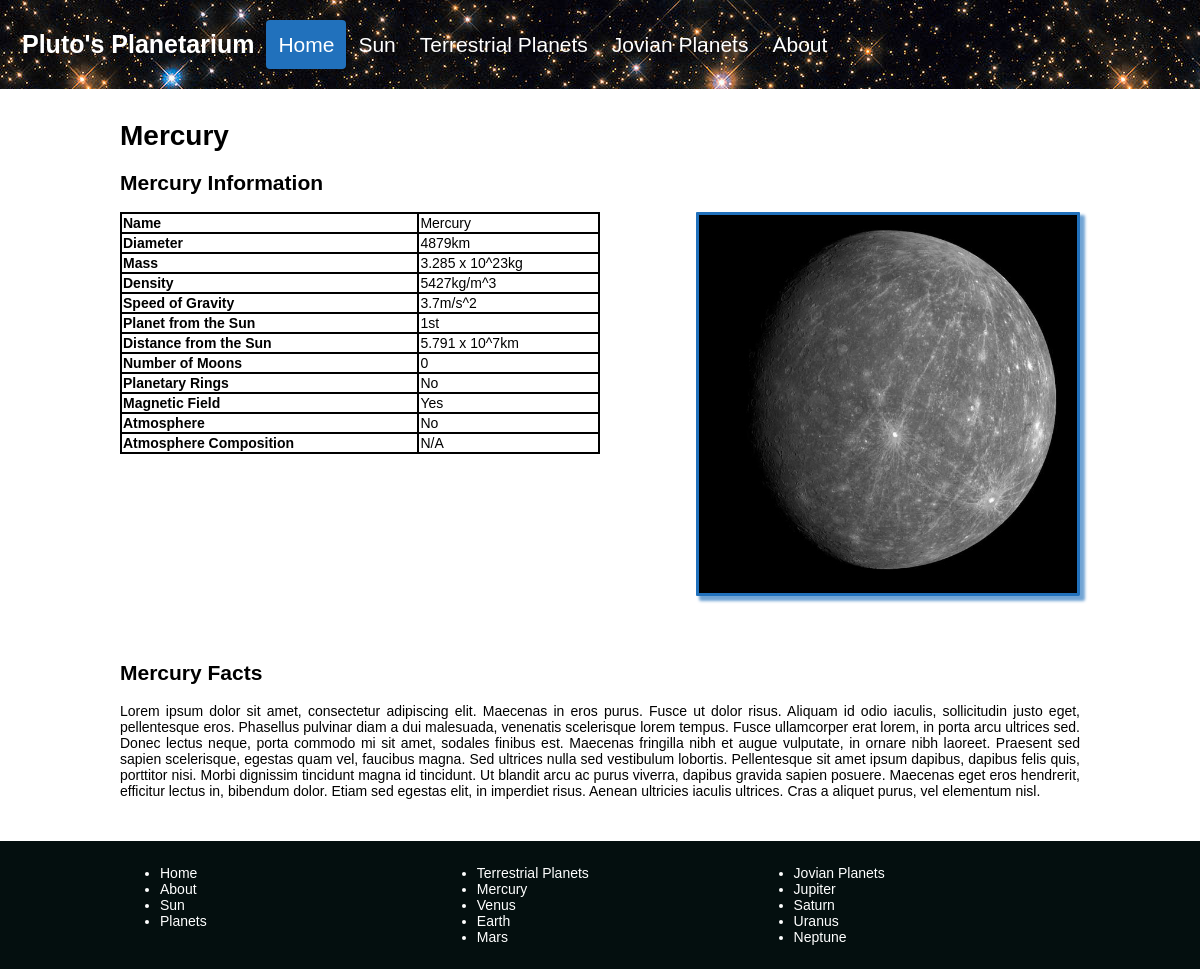
The page /WebPageFiles/Planets.php?Planet=Mercury on the database its author committed.
### tables this page shows
CREATE TABLE `planetstable` (
  `PlanetName` text,
  `PlanetDiameter` text,
  `PlanetMass` text,
  `PlanetDensity` text,
  `PlanetGravity` text,
  `PlanetNumber` text,
  `SunDistance` text,
  `NumberMoon` text,
  `PlanetRings` text,
  `MagneticField` text,
  `PlanetAtmosphere` text,
  `PlanetAtmosphereComposition` text,
  `PlanetMoreFacts` text,
  `PlanetImage` text
);

### WebPageFiles/Planets.php (the view, shortened to what this page needs)
<!DOCTYPE html>
<html lang="en">
<head>
  <link rel="stylesheet" href="./ProjectStyleSheet.css">
</head>
<body>
  <?php include 'navBar.php'; ?>
  <div class="MainText">
  <?php
    if (isset($_GET["Planet"])) {
      $PlanetName = $_GET["Planet"];
      echo "<h1>".$PlanetName."</h1>";
      $username = "Admin_ProjectDataBase";
      $password = "Pluto";
      $dbname = "webdesignprojectdatabase";
      $conn = new mysqli('127.0.0.1', $username, $password, $dbname);
      $sql = "SELECT * FROM planetstable WHERE PlanetName = '$PlanetName'";
      $result = $conn->query($sql);
      $row = $result->fetch_assoc();
      echo "<h2>".$row["PlanetName"]." Information</h2>
      <table class=\"planetTable\">
        <tr>
          <th>Name</th>
          <td>".$row["PlanetName"]."</td>
        </tr>
        <tr>
          <th>Diameter</th>
          <td>".$row["PlanetDiameter"]."</td>
        </tr>
        <tr>
          <th>Mass</th>
          <td>".$row["PlanetMass"]."</td>
        </tr>
        <tr>
          <th>Density</th>
          <td>".$row["PlanetDensity"]."</td>
        </tr>
        <tr>
          <th>Speed of Gravity</th>
          <td>".$row["PlanetGravity"]."</td>
        </tr>
        <tr>
          <th>Planet from the Sun</th>
          <td>".$row["PlanetNumber"]."</td>
        </tr>
        <tr>
          <th>Distance from the Sun</th>
          <td>".$row["SunDistance"]."</td>
        </tr>
        <tr>
          <th>Number of Moons</th>
          <td>".$row["NumberMoon"]."</td>
        </tr>
        <tr>
          <th>Planetary Rings</th>
          <td>".$row["PlanetRings"]."</td>
        </tr>
        <tr>
          <th>Magnetic Field</th>
          <td>".$row["MagneticField"]."</td>
        </tr>
        <tr>
          <th>Atmosphere</th>
          <td>".$row["PlanetAtmosphere"]."</td>
        </tr>
        <tr>
          <th>Atmosphere Composition</th>
          <td>".$row["PlanetAtmosphereComposition"]."</td>
        </tr>
      </table>";
      echo "<div class=\"PlanetPageImageContain\"><img src=".$row["PlanetImage"]." class=\"PlanetPageImage\" alt=\"".$PlanetName." Image\"></div>";
      echo "<br style=\"clear:both;\"><h2>".$row["PlanetName"]." Facts</h2><p>".$row["PlanetMoreFacts"]."</p>";
    }
    else {
      header("Location:./home.php#Planets");
      exit();
    }
  ?>
  </div>
  <?php include 'footerNav.php'; ?>
</body>
</html>

### WebPageFiles/navBar.php (shortened to what this page needs)
<div class="navBar">
  <a href="./Home.php" class="logo">Pluto's Planetarium</a>
  <div class="navBar-left">
    <a class="Home" href="./Home.php">Home</a>
    <a href="./Sun.php">Sun</a>
    <div class="PlanetsDropDown">
      <a href="./Home.php#Planets">Terrestrial Planets</a>
    </div>
    <div class="PlanetsDropDown">
      <a href="./Home.php#Planets">Jovian Planets</a>
    </div>
    <a href="./About.php">About</a>
  </div>
  <br style="clear:both;">
</div>

### WebPageFiles/FooterNav.php
<br style="clear:both;">
<footer class="footerNav">
  <ul>
    <li><a href="./Home.php">Home</a></li>
    <li><a href="./About.php">About</a></li>
    <li><a href="./Sun.php">Sun</a></li>
    <li><a href="./Home.php#Planets">Planets</a></li>
  </ul>
  <ul>
    <li><a href="./Home.php#Planets">Terrestrial Planets</a></li>
    <li><a href="./Planets.php?Planet=Mercury">Mercury</a></li>
    <li><a href="./Planets.php?Planet=Venus">Venus</a></li>
    <li><a href="./Planets.php?Planet=Earth">Earth</a></li>
    <li><a href="./Planets.php?Planet=Mars">Mars</a></li>
  </ul>
  <ul>
    <li><a href="./Home.php#Planets">Jovian Planets</a></li>
    <li><a href="./Planets.php?Planet=Jupiter">Jupiter</a></li>
    <li><a href="./Planets.php?Planet=Saturn">Saturn</a></li>
    <li><a href="./Planets.php?Planet=Uranus">Uranus</a></li>
    <li><a href="./Planets.php?Planet=Neptune">Neptune</a></li>
  </ul>
  <br style="clear:both;">
</footer>

### WebPageFiles/ProjectStyleSheet.css (style rules this page uses)
* { box-sizing: border-box; }
html { font-size: 14px; }
body { margin: 0; font-family: Arial; text-align: justify; width: 100%; }
h1 { font-weight: bold; font-size: 2em; }
.navBar { min-height: 80px; background-image: url("../Media/headerStars.jpg"); background-color: #040F0F; padding: 20px 10px; }
.navBar a { float: left; color: white; text-align: center; padding: 12px; text-decoration: none; font-size: 1.5em; line-height: 25px; border-radius: 4px; }
.navBar a.logo { font-size: 25px; font-weight: bold; }
.navBar a.Home { background-color: #2171BC; color: white; }
.navBar-left a { float: left; }
@media screen and (min-width: 900px) { .PlanetsDropDown { float: left; position: relative; display: inline-block; } }
.MainText { display: block; padding: 1% 10% 1% 10%; }
.footerNav { width: 100%; background-color: #040F0F; color: white; margin: 0; padding: 2% 10% 2% 10%; bottom: 0; }
.footerNav ul { margin: 0; float:left; width: 33%; }
.footerNav a { color: inherit; text-decoration: none; }
.planetTable, th, td { border: 2px solid black; }
.planetTable { border-collapse: collapse; width: 50%; float: left; }
th { text-align: left; }
.PlanetPageImageContain { float: left; padding-left: 10%; padding-bottom: 5%; width: 50%; }
.PlanetPageImage { width: 100%; height: auto; float: left; border: 3px solid #2171BC; border-radius: 1px; box-shadow: 4px 4px 3px 1px #71A4D4; }

### rows shown on the page
planetstable: PlanetName "Mercury", PlanetDiameter "4879km", PlanetMass "3.285 x 10^23kg", PlanetDensity "5427kg/m^3", PlanetGravity "3.7m/s^2", PlanetNumber "1st", SunDistance "5.791 x 10^7km", NumberMoon "0", PlanetRings "No", MagneticField "Yes", PlanetAtmosphere "No", PlanetAtmosphereComposition "N/A", PlanetMoreFacts "Lorem ipsum dolor sit amet, consectetur adipiscing elit. Maecenas in eros purus. Fusce ut dolor risus. Aliquam id odio iaculis, sollicitudin justo eget, pellentesque eros. Phasellus pulvinar diam a dui malesuada, venenatis scelerisque lorem tempus. Fusce ullamcorper erat lorem, in porta arcu ultrices sed. Donec lectus neque, porta commodo mi sit amet, sodales finibus est. Maecenas fringilla nibh et augue vulputate, in ornare nibh laoreet. Praesent sed sapien scelerisque, egestas quam vel, faucibus magna. Sed ultrices nulla sed vestibulum lobortis. Pellentesque sit amet ipsum dapibus, dapibus felis quis, porttitor nisi. Morbi dignissim tincidunt magna id tincidunt. Ut blandit arcu ac purus…"

### other values the page prints
$PlanetName "Mercury"
